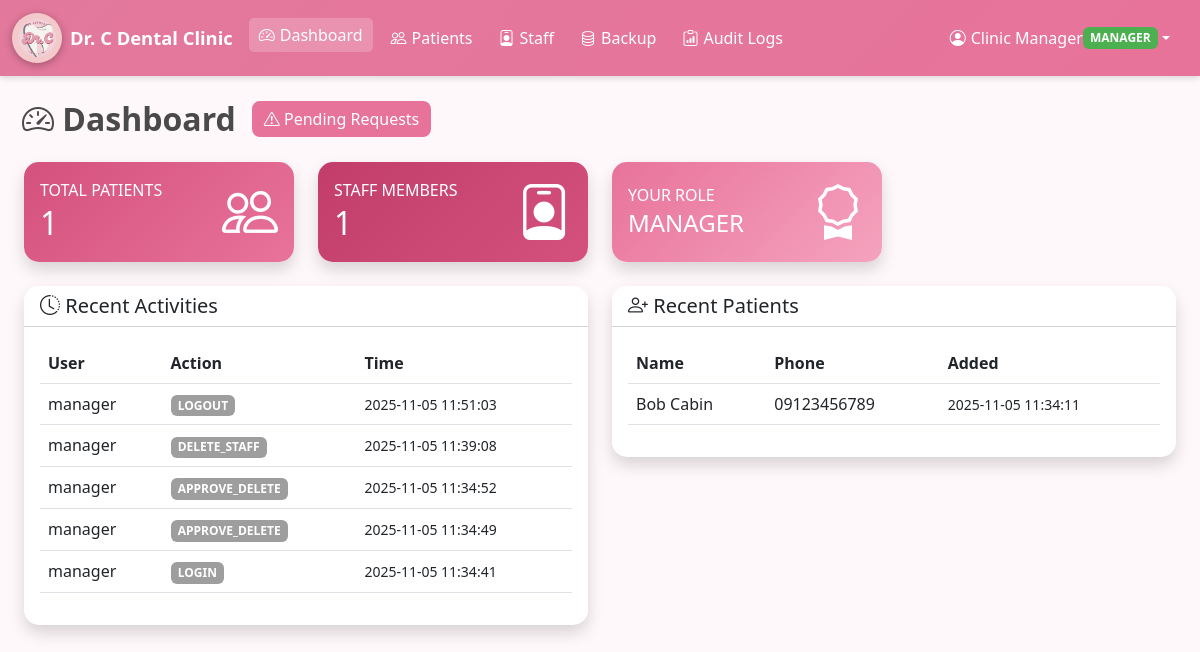
The app's page /dashboard (signed in) with its own data.
### tables this page shows
CREATE TABLE users (
            id INTEGER PRIMARY KEY AUTOINCREMENT,
            username TEXT UNIQUE NOT NULL,
            password_hash TEXT NOT NULL,
            full_name TEXT,
            email TEXT,
            role TEXT NOT NULL CHECK(role IN ('manager','staff','dentist','admin')),
            is_active INTEGER DEFAULT 1,
            created_at TIMESTAMP DEFAULT CURRENT_TIMESTAMP
        );

CREATE TABLE audit_logs (
            id INTEGER PRIMARY KEY AUTOINCREMENT,
            user_id INTEGER,
            username TEXT,
            action_type TEXT,
            details TEXT,
            timestamp TIMESTAMP DEFAULT CURRENT_TIMESTAMP
        );

CREATE TABLE patients (
            id INTEGER PRIMARY KEY AUTOINCREMENT,
            first_name TEXT NOT NULL,
            last_name TEXT NOT NULL,
            date_of_birth TEXT,
            gender TEXT,
            phone TEXT,
            email TEXT,
            address TEXT,
            emergency_contact_name TEXT,
            emergency_contact_phone TEXT,
            medical_history TEXT,
            allergies TEXT,
            existing_condition TEXT,
            dentist_notes TEXT,
            created_by INTEGER,
            assigned_dentist TEXT,
            created_at TIMESTAMP DEFAULT CURRENT_TIMESTAMP,
            updated_at TIMESTAMP DEFAULT CURRENT_TIMESTAMP
        );

### app.py (the view)
@app.route('/dashboard')
@login_required
def dashboard():
    total_patients = 0
    total_staff = 0
    recent_patients = []
    recent_activities = []
    pending_requests_list = []
    total_pending_count = 0
    with get_db_connection() as conn:
        total_patients = conn.execute("SELECT COUNT(*) FROM patients").fetchone()[0]
        total_staff = conn.execute("SELECT COUNT(*) FROM users WHERE role='staff'").fetchone()[0]
        recent_patients = conn.execute("""
            SELECT first_name, last_name, phone, created_at
            FROM patients
            ORDER BY created_at DESC LIMIT 5
        """).fetchall()
        recent_activities = conn.execute("""
            SELECT username, action_type AS action, timestamp
            FROM audit_logs
            ORDER BY timestamp DESC LIMIT 5
        """).fetchall()
        if current_user.is_manager() or current_user.is_dentist() or current_user.is_admin():
            rows = conn.execute("""
                SELECT pr.id, p.first_name, p.last_name, pr.requested_by, pr.requested_at
                FROM pending_requests pr
                JOIN patients p ON pr.patient_id = p.id
                WHERE pr.status = 'pending'
                ORDER BY pr.requested_at DESC
                LIMIT 3
            """).fetchall()
            pending_requests_list = [dict(r) for r in rows]
            total_pending_count = conn.execute(
                "SELECT COUNT(*) FROM pending_requests WHERE status = 'pending'"
            ).fetchone()[0]
            user_ids = [r["requested_by"] for r in pending_requests_list]
            user_map = {}
            if user_ids:
                rows_users = conn.execute(
                    f"SELECT id, username FROM users WHERE id IN ({','.join(['?']*len(user_ids))})",
                    user_ids
                ).fetchall()
                user_map = {r["id"]: r["username"] for r in rows_users}
            for r in pending_requests_list:
                r["requested_by_name"] = user_map.get(r["requested_by"], "Unknown")
    return render_template(
        'dashboard.html',
        total_patients=total_patients,
        total_staff=total_staff,
        recent_patients=recent_patients,
        recent_activities=recent_activities,
        pending_requests=pending_requests_list,
        total_pending_count=total_pending_count
    )

### app.py (called while the page is built)
@login_manager.user_loader
def load_user(user_id: str) -> Optional[User]:
    return User.get_by_id(int(user_id))

### models.py (called while the page is built)
def get_db_connection() -> sqlite3.Connection:
    conn = sqlite3.connect(Config.DATABASE_NAME)
    conn.row_factory = sqlite3.Row
    return conn

    @property
    def is_active(self) -> bool:
        return bool(self.is_active_flag)

    def is_manager(self) -> bool:
        return self.role == "manager"

    @staticmethod
    def get_by_id(user_id: int) -> Optional["User"]:
        with get_db_connection() as conn:
            row = conn.execute("SELECT * FROM users WHERE id = ?", (user_id,)).fetchone()
        if row:
            return User(
                int(row["id"]),
                str(row["username"]),
                str(row["password_hash"]),
                str(row["role"]),
                str(row["full_name"]) if row["full_name"] else None,
                str(row["email"]) if row["email"] else None,
                int(row["is_active"]),
            )
        return None

### templates/dashboard.html (shortened to what this page needs)
{% extends "base.html" %}
{% block content %}
<div class="dashboard-header d-flex align-items-center mb-4">
  <h2 class="mb-0 text-pink"><i class="bi bi-speedometer2"></i> Dashboard</h2>
  {% if current_user.is_manager() %}
  <a href="{{ url_for('pending_requests_view') }}" class="btn btn-outline-danger position-relative ms-3">
    <i class="bi bi-exclamation-triangle"></i> Pending Requests
  </a>
  {% endif %}
</div>
<div class="container-fluid dashboard-container">
  <div class="row mb-4">
    <div class="col-md-3">
      <a href="{{ url_for('patients') }}" class="text-decoration-none">
        <div class="card bg-pink text-white shadow card-clickable">
          <div class="card-body">
            <div class="d-flex justify-content-between align-items-center">
              <div>
                <h6 class="text-uppercase mb-1">Total Patients</h6>
                <h2 class="mb-0">{{ total_patients }}</h2>
              </div>
              <div>
                <i class="bi bi-people display-4"></i>
              </div>
            </div>
          </div>
        </div>
      </a>
    </div>
    {% if current_user.is_manager() %}
    <div class="col-md-3">
      <a href="{{ url_for('staff') }}" class="text-decoration-none">
        <div class="card bg-dark-pink text-white shadow card-clickable">
          <div class="card-body">
            <div class="d-flex justify-content-between align-items-center">
              <div>
                <h6 class="text-uppercase mb-1">Staff Members</h6>
                <h2 class="mb-0">{{ total_staff }}</h2>
              </div>
              <div>
                <i class="bi bi-person-badge display-4"></i>
              </div>
            </div>
          </div>
        </div>
      </a>
    </div>
    {% endif %}
    <div class="col-md-3">
      <div class="card bg-accent-pink text-white shadow">
        <div class="card-body">
          <div class="d-flex justify-content-between align-items-center">
            <div>
              <h6 class="text-uppercase mb-1">Your Role</h6>
              <h4 class="mb-0">{{ current_user.role|upper }}</h4>
            </div>
            <div>
              <i class="bi bi-award display-4"></i>
            </div>
          </div>
        </div>
      </div>
    </div>
  </div>
  <div class="row mt-4">
    <div class="col-md-6">
      <div class="card shadow">
        <div class="card-header bg-white">
          <h5 class="mb-0"><i class="bi bi-clock-history"></i> Recent Activities</h5>
        </div>
        <div class="card-body">
          <div class="table-responsive">
            <table class="table table-hover">
              <thead>
                <tr>
                  <th>User</th>
                  <th>Action</th>
                  <th>Time</th>
                </tr>
              </thead>
              <tbody>
                {% for activity in recent_activities %}
                <tr>
                  <td>{{ activity.username }}</td>
                  <td><span class="badge bg-secondary">{{ activity.action }}</span></td>
                  <td><small>{{ activity.timestamp }}</small></td>
                </tr>
                {% else %}
                <tr>
                  <td colspan="3" class="text-center text-muted">No recent activities</td>
                </tr>
                {% endfor %}
              </tbody>
            </table>
          </div>
        </div>
      </div>
    </div>
    <div class="col-md-6">
      <div class="card shadow">
        <div class="card-header bg-white">
          <h5 class="mb-0"><i class="bi bi-person-plus"></i> Recent Patients</h5>
        </div>
        <div class="card-body">
          <div class="table-responsive">
            <table class="table table-hover">
              <thead>
                <tr>
                  <th>Name</th>
                  <th>Phone</th>
                  <th>Added</th>
                </tr>
              </thead>
              <tbody>
                {% for patient in recent_patients %}
                <tr>
                  <td>{{ patient.first_name }} {{ patient.last_name }}</td>
                  <td>{{ patient.phone }}</td>
                  <td><small>{{ patient.created_at }}</small></td>
                </tr>
                {% else %}
                <tr>
                  <td colspan="3" class="text-center text-muted">No patients yet</td>
                </tr>
                {% endfor %}
              </tbody>
            </table>
          </div>
        </div>
      </div>
    </div>
  </div>
</div>
{% endblock %}

### templates/base.html (shortened to what this page needs)
<!DOCTYPE html>
<html lang="en">
<head>
    <link href="https://cdn.jsdelivr.net/npm/bootstrap@5.3.0/dist/css/bootstrap.min.css" rel="stylesheet">
    <link rel="stylesheet" href="https://cdn.jsdelivr.net/npm/bootstrap-icons@1.11.0/font/bootstrap-icons.css">
    <link rel="stylesheet" href="{{ url_for('static', filename='css/style.css') }}">
</head>
<body>
    {% if current_user.is_authenticated %}
    <nav class="navbar navbar-expand-lg navbar-dark bg-primary">
        <div class="container-fluid">
            <a class="navbar-brand d-flex align-items-center" href="{{ url_for('dashboard') }}">
                <img src="{{ url_for('static', filename='images/dental_logo_dashboard.png') }}"
                     alt="Dental Logo" class="navbar-logo me-2">
                <span>Dr. C Dental Clinic</span>
            </a>
            <div class="collapse navbar-collapse" id="navbarNav">
                <ul class="navbar-nav me-auto">
                    <li class="nav-item">
                        <a class="nav-link {% if request.endpoint == 'dashboard' %}active{% endif %}" href="{{ url_for('dashboard') }}">
                            <i class="bi bi-speedometer2"></i> Dashboard
                        </a>
                    </li>
                    <li class="nav-item">
                        <a class="nav-link {% if request.endpoint in ['patients', 'add_patient', 'edit_patient', 'view_patient'] %}active{% endif %}" href="{{ url_for('patients') }}">
                            <i class="bi bi-people"></i> Patients
                        </a>
                    </li>
                    {% if current_user.is_manager() %}
                    <li class="nav-item">
                        <a class="nav-link {% if request.endpoint in ['staff', 'add_staff', 'edit_staff'] %}active{% endif %}" href="{{ url_for('staff') }}">
                            <i class="bi bi-person-badge"></i> Staff
                        </a>
                    </li>
                    <li class="nav-item">
                        <a class="nav-link {% if request.endpoint == 'backup' %}active{% endif %}" href="{{ url_for('backup') }}">
                            <i class="bi bi-database"></i> Backup
                        </a>
                    </li>
                    {% endif %}
                    <li class="nav-item">
                        <a class="nav-link {% if request.endpoint == 'audit_logs' %}active{% endif %}" href="{{ url_for('audit_logs') }}">
                            <i class="bi bi-clipboard-data"></i> Audit Logs
                        </a>
                    </li>
                </ul>
                <ul class="navbar-nav">
                    <li class="nav-item dropdown">
                        <a class="nav-link dropdown-toggle" href="#" id="userDropdown" role="button" data-bs-toggle="dropdown">
                            <i class="bi bi-person-circle"></i> {{ current_user.full_name }}
                            <span class="badge bg-role">{{ current_user.role|upper }}</span>
                        </a>
                    </li>
                </ul>
            </div>
        </div>
    </nav>
    {% endif %}
    <div class="{% if current_user.is_authenticated %}container-fluid mt-4{% endif %}">
        {% block content %}{% endblock %}
    </div>
</body>
</html>

### static/css/style.css (style rules this page uses)
:root { --primary-color: #e2799c; --secondary-color: #e8739a; --accent-color: #ffd4e5; --background-color: #fff8fb; --text-color: #4a4a4a; --light-shadow: rgba(116, 106, 106, 0.1); --pink-hover: #c23d6a; }
body { font-family: 'Segoe UI', Tahoma, Geneva, Verdana, sans-serif; background-color: var(--background-color); color: var(--text-color); margin: 0; min-height: 100vh; overflow-x: hidden; }
.btn { background-color: var(--secondary-color); border: none; border-radius: 8px; color: white; transition: all 0.3s ease; }
.navbar { background: linear-gradient(135deg, var(--primary-color), var(--secondary-color)) !important; box-shadow: 0 2px 6px rgba(0, 0, 0, 0.15); }
.navbar-brand { font-weight: 700; font-size: 1.15rem; display: flex; align-items: center; color: white !important; }
.navbar-brand img { height: 50px; width: 50px; margin-right: 10px; border-radius: 50%; object-fit: contain; background-color: rgba(245, 210, 210, 0.9); box-shadow: 0 2px 8px rgba(0, 0, 0, 0.3); padding: 3px; }
.navbar-nav .nav-link { color: #ffffff !important; font-weight: 500; margin-right: 10px; display: flex; align-items: center; }
.navbar-nav .nav-link i { margin-right: 5px; }
.navbar-nav .nav-link.active { background-color: rgba(255, 255, 255, 0.2); border-radius: 5px; padding: 5px 10px; }
.navbar .dropdown-toggle { color: #fff !important; }
.dashboard-header { display: flex; align-items: center; margin-bottom: 1.5rem; }
.dashboard-header h1, .dashboard-header h2 { font-weight: 680; color: var(--text-color); margin-left: 10px; }
.text-pink { color: var(--text-color); }
.card { border: none; border-radius: 15px; box-shadow: 0 3px 10px rgba(0, 0, 0, 0.1); }
.card-header { border-radius: 15px 15px 0 0 !important; }
.bg-pink { background: linear-gradient(135deg, #d4517d, #e8739a); color: white; }
.bg-dark-pink { background: linear-gradient(135deg, #c23d6a, #d4517d); color: white; }
.bg-accent-pink { background: linear-gradient(135deg, #e8739a, #f5a3be); color: white; }
.bg-secondary { background-color: #9e9e9e !important; color: white; }
.bg-role { background-color: #4caf50; color: white; }
.table { color: var(--text-color); }
.table thead { background-color: #f8f9fa; }
.badge { padding: 0.4em 0.6em; border-radius: 6px; }
.card-clickable { cursor: pointer; transition: all 0.3s ease; }

### records on screen
users: full_name "Clinic Manager", role "MANAGER"
audit_logs: username "manager", action "LOGOUT", timestamp "2025-11-05 11:51:03"
audit_logs: username "manager", action "DELETE_STAFF", timestamp "2025-11-05 11:39:08"
audit_logs: username "manager", action "APPROVE_DELETE", timestamp "2025-11-05 11:34:52"
audit_logs: username "manager", action "APPROVE_DELETE", timestamp "2025-11-05 11:34:49"
audit_logs: username "manager", action "LOGIN", timestamp "2025-11-05 11:34:41"
patients: first_name "Bob", last_name "Cabin", phone "09123456789", created_at "2025-11-05 11:34:11"

### other values on screen
{{ total_patients }} "1"
{{ total_staff }} "1"
